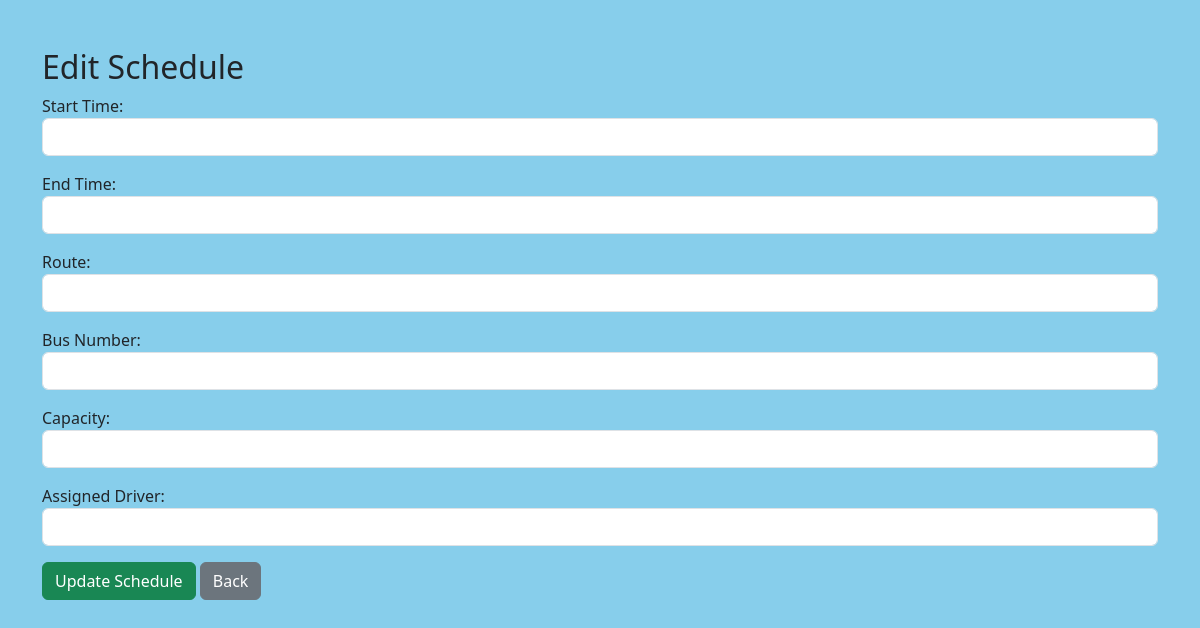
Page /edit/1 (signed in) on the earlier database version.
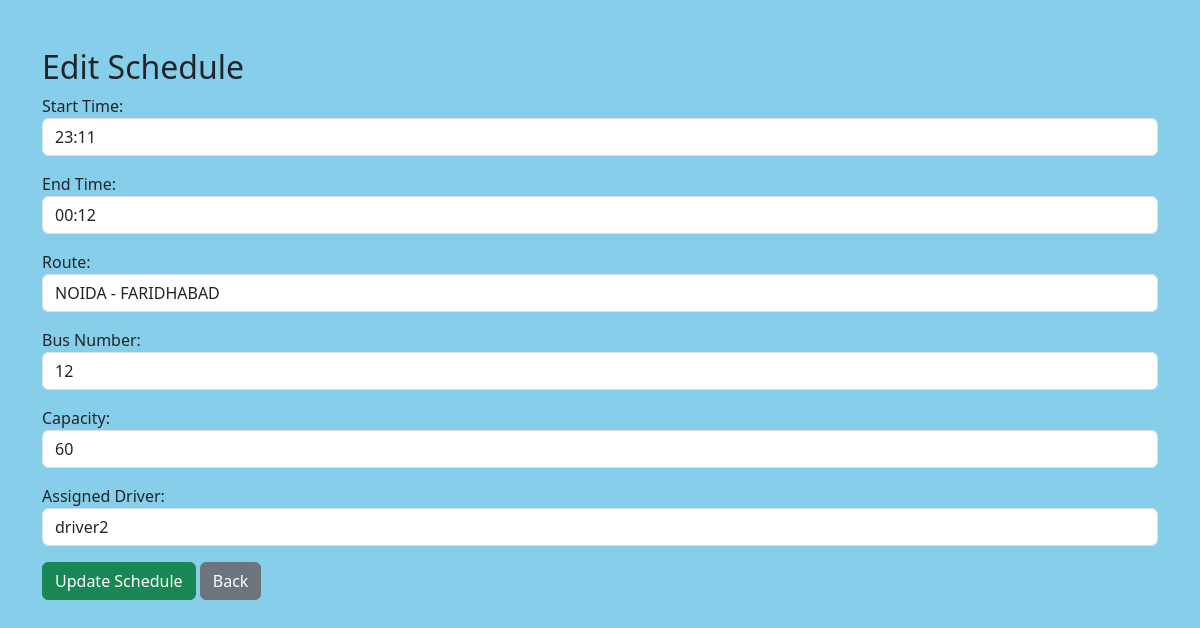
Same page on the later database version.
### app.py (models this page shows)
class Schedule(db.Model):
    id = db.Column(db.Integer, primary_key=True)
    start_time = db.Column(db.String(50), nullable=False)
    end_time = db.Column(db.String(50), nullable=False)
    route = db.Column(db.String(100), nullable=False)
    bus_number = db.Column(db.String(20), nullable=False)
    capacity = db.Column(db.Integer, nullable=False)
    assigned_driver = db.Column(db.String(100), nullable=False)
    is_peak_hour = db.Column(db.Boolean, default=False)
    schedule_type = db.Column(db.String(20), default='regular')  # regular, special, emergency
    created_by = db.Column(db.String(150), db.ForeignKey('user.username'))
    created_at = db.Column(db.DateTime, default=datetime.utcnow)
    last_modified = db.Column(db.DateTime, default=datetime.utcnow)
    status = db.Column(db.String(20), default='scheduled')  # scheduled, in_progress, completed, cancelled

### app.py (the view, shortened to what this page needs)
@app.route('/edit/<int:id>', methods=['GET', 'POST'])
def edit_schedule(id):
    if 'user_id' not in session or session['role'] != 'admin':
        return redirect(url_for('login'))
    schedule = Schedule.query.get(id)
    return render_template('edit_schedule.html', schedule=schedule)

### templates/edit_schedule.html (shortened to what this page needs)
<!DOCTYPE html>
<html lang="en">
<head>
    <link rel="stylesheet" href="https://cdn.jsdelivr.net/npm/bootstrap@5.3.0/dist/css/bootstrap.min.css">
</head>
<body class="container mt-5">
    <h2>Edit Schedule</h2>
    <form method="POST">
        <div class="mb-3">
            <label>Start Time:</label>
            <input type="text" name="start_time" class="form-control" value="{{ schedule.start_time }}" required>
        </div>
        <div class="mb-3">
            <label>End Time:</label>
            <input type="text" name="end_time" class="form-control" value="{{ schedule.end_time }}" required>
        </div>
        <div class="mb-3">
            <label>Route:</label>
            <input type="text" name="route" class="form-control" value="{{ schedule.route }}" required>
        </div>
        <div class="mb-3">
            <label>Bus Number:</label>
            <input type="text" name="bus_number" class="form-control" value="{{ schedule.bus_number }}" required>
        </div>
        <div class="mb-3">
            <label>Capacity:</label>
            <input type="number" name="capacity" class="form-control" value="{{ schedule.capacity }}" required>
        </div>
        <div class="mb-3">
            <label>Assigned Driver:</label>
            <input type="text" name="assigned_driver" class="form-control" value="{{ schedule.assigned_driver }}" required>
        </div>
        <button type="submit" class="btn btn-success">Update Schedule</button>
        <a href="{{ url_for('index') }}" class="btn btn-secondary">Back</a>
    </form>
</body>
</html>

Differences in the rows shown:
added Schedule: start_time "23:11", end_time "00:12", route "NOIDA - FARIDHABAD", bus_number "12", capacity "60", assigned_driver "driver2"
